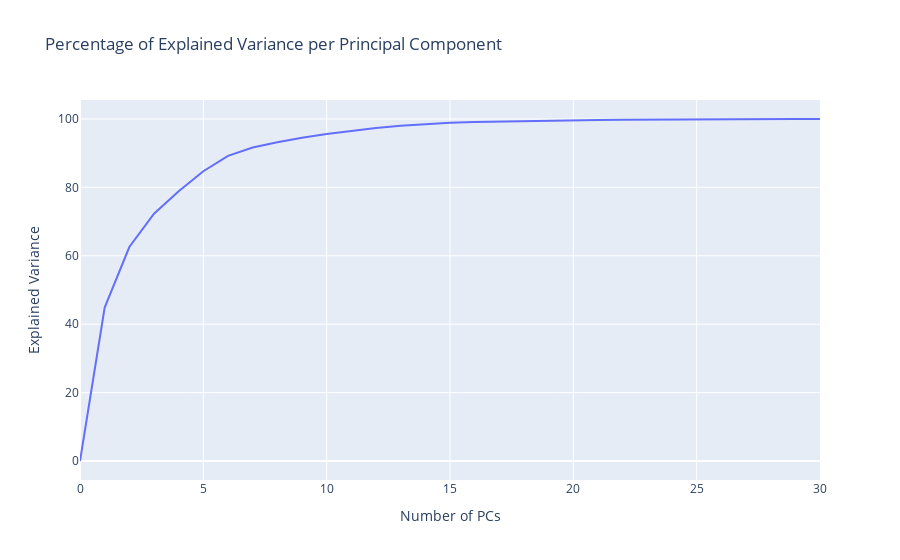

The cell this chart's notebook holds for it:
### Markdown cell above
##### PCA

### Code cell
# Principal Component Analysis
eda.pca_variance_plot(train_df, identifier=id_features, categorical=categorical_features, continuous=continuous_features, target="Diagnosis")

### Figure 1 — Plotly figure (JSON) as saved in the notebook; plotly's stock layout.template omitted (floating-point values rounded to 4 significant figures)
{"data": [{"type": "scatter", "y": [0, 44.87, 62.57, 72.32, 78.85, 84.74, 89.22, 91.66, 93.21, 94.53, 95.62, 96.54, 97.38, 98.04, 98.55, 98.88, 99.13, 99.28, 99.44, 99.55, 99.65, 99.74, 99.8, 99.86, 99.91, 99.94, 99.97, 99.99, 100.0, 100.0, 100.0]}], "layout": {"title": {"text": "Percentage of Explained Variance per Principal Component"}, "xaxis": {"range": [0, 30], "title": {"text": "Number of PCs"}}, "yaxis": {"title": {"text": "Explained Variance"}}}}
